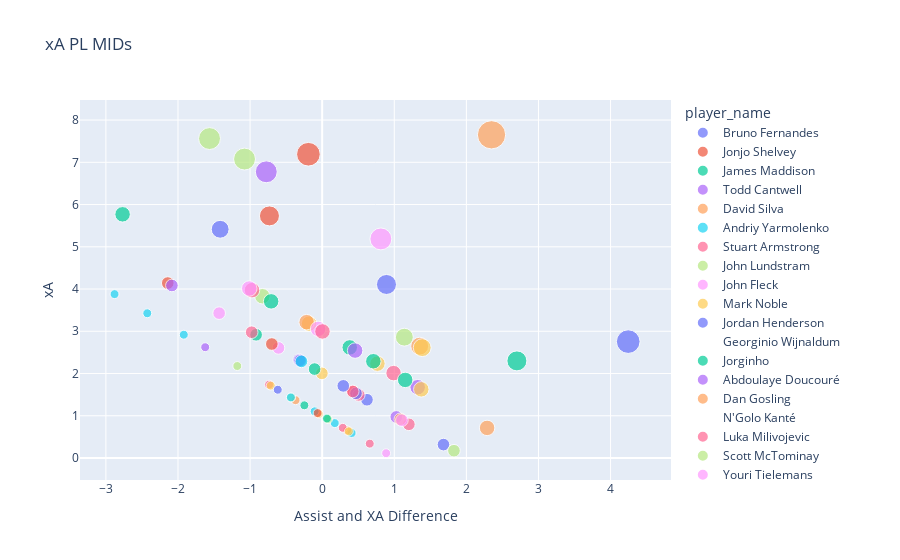

The code cell stored with this chart in its notebook:
### Markdown cell above
We notice that Kevin De Bruyne did obscenely well last season, and is an almost essential pick. 

To get a better idea of who else to select, we look at the database without KDB.

### Code cell
midStats2 = midStats[midStats['player_name'] != 'Kevin De Bruyne']

midStats2['Assist and XA Difference'] = midStats2['assists'] - midStats2['xA']
fig = px.scatter(midStats2, x="Assist and XA Difference", y="xA", color="player_name", size = 'assists', hover_name="player_name",
                title = 'xA PL MIDs')
fig.show()
